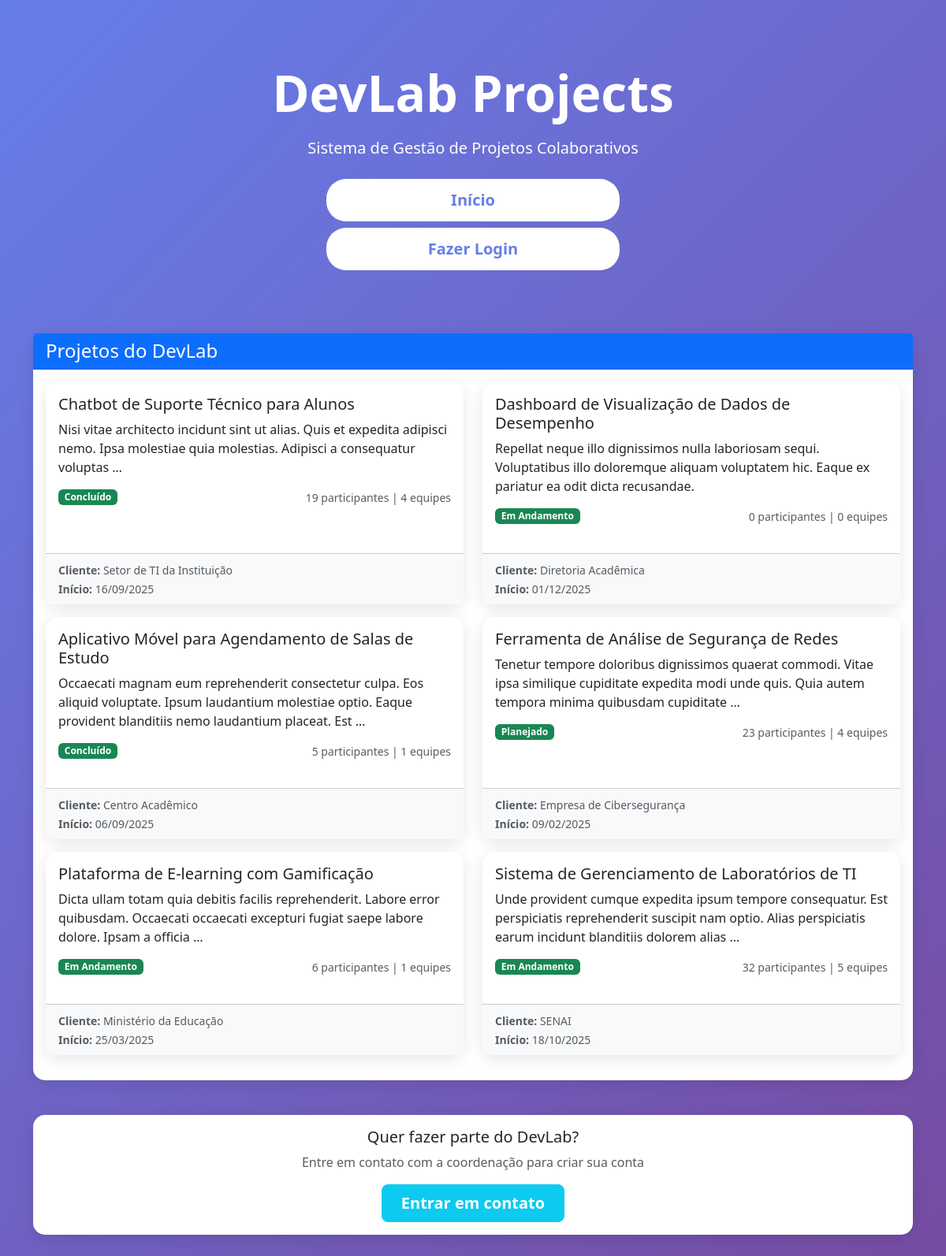
Page /visitante/ on the committed database.
### devlab/meuapp/models.py (models this page shows, shortened)
class Projeto(models.Model):
    STATUS_CHOICES = [
        ('planejado', 'Planejado'),
        ('andamento', 'Em Andamento'),
        ('concluido', 'Concluído'),
    ]
    titulo = models.CharField(max_length=200)
    descricao = models.TextField()
    cliente = models.CharField(max_length=200)
    status = models.CharField(max_length=20, choices=STATUS_CHOICES, default='planejado')
    data_inicio = models.DateField()
    data_fim_prevista = models.DateField()
    participantes = models.ManyToManyField(Usuario, through='ParticipacaoProjeto', related_name='projetos_participando')
    criado_em = models.DateTimeField(auto_now_add=True)
    atualizado_em = models.DateTimeField(auto_now=True)
    class Meta:
        verbose_name = 'Projeto'
        verbose_name_plural = 'Projetos'
        ordering = ['-criado_em']
    def total_participantes(self):
        return self.membros_por_equipes().count()
    def membros_por_equipes(self):
        return Usuario.objects.filter(equipes_participando__projeto=self).distinct()
    def total_equipes(self):
        return self.equipes.count()

### devlab/meuapp/views.py (the view)
# urls.py: path('visitante/', views.visitante_view, name='visitante'),
def visitante_view(request):
    projetos = Projeto.objects.all()
    total_projetos = projetos.count()
    total_equipes = Equipe.objects.count()
    coordenacao = {
        'nome': 'Coordenação de Projetos',
        'email': 'coordenacao@example.edu.br',
        'telefone': '+55 (61) 99999-0000',
        'local': 'Bloco A, Sala 101',
        'horario': 'Seg–Sex 09:00–17:00',
    }
    context = {
        'projetos': projetos,
        'total_projetos': total_projetos,
        'total_equipes': total_equipes,
        'coordenacao': coordenacao,
    }
    return render(request, 'visitantes.html', context)

### devlab/meuapp/templates/visitantes.html (shortened to what this page needs)
<!DOCTYPE html>
<html lang="pt-br">
<head>
    <link href="https://cdn.jsdelivr.net/npm/bootstrap@5.3.0/dist/css/bootstrap.min.css" rel="stylesheet">
</head>
<body>
    <div class="hero">
        <div class="container">
            <h1 class="display-3 fw-bold mb-3">DevLab Projects</h1>
            <p class="lead mb-4">Sistema de Gestão de Projetos Colaborativos</p>
            <div class="d-grid gap-2 col-6 col-md-4 mx-auto" style="margin-top:20px;">
                <a href="{% url 'home' %}" class="btn btn-login btn-lg">Início</a>
                <a href="{% url 'login' %}" class="btn btn-login btn-lg">Fazer Login</a>
            </div>
        </div>
    </div>
    <div class="container pb-5">
        <div class="row mb-4">
            <div class="col-12">
                <div class="card">
                    <div class="card-header bg-primary text-white">
                        <h4 class="mb-0">Projetos do DevLab</h4>
                    </div>
                    <div class="card-body">
                        {% if projetos %}
                            <div class="row">
                                {% for projeto in projetos %}
                                <div class="col-md-6 mb-3">
                                    <div class="card h-100">
                                        <div class="card-body">
                                            <h5 class="card-title">{{ projeto.titulo }}</h5>
                                            <p class="card-text">{{ projeto.descricao|truncatewords:20 }}</p>
                                            <div class="d-flex justify-content-between align-items-center">
                                                <span class="badge bg-{{ projeto.status|yesno:'success,warning,secondary' }}">
                                                    {{ projeto.get_status_display }}
                                                </span>
                                                <small class="text-muted">
                                                    {{ projeto.total_participantes }} participantes |
                                                    {{ projeto.total_equipes }} equipes
                                                </small>
                                            </div>
                                        </div>
                                        <div class="card-footer bg-light">
                                            <small class="text-muted">
                                                <strong>Cliente:</strong> {{ projeto.cliente }}<br>
                                                <strong>Início:</strong> {{ projeto.data_inicio|date:"d/m/Y" }}
                                            </small>
                                        </div>
                                    </div>
                                </div>
                                {% endfor %}
                            </div>
                        {% else %}
                            <p class="text-center text-muted py-5">
                                Nenhum projeto disponível no momento
                            </p>
                        {% endif %}
                    </div>
                </div>
            </div>
        </div>
        <div class="text-center">
            <div class="card">
                <div class="card-body">
                    <h5>Quer fazer parte do DevLab?</h5>
                    <p class="text-muted">Entre em contato com a coordenação para criar sua conta</p>
                    <a>
                        <button class="btn btn-info btn-lg px-4" data-bs-toggle="modal" data-bs-target="#contatoModal"
                    style="font-weight: 600; color: white;">
                         Entrar em contato
                        </button>
                    </a>
                </div>
            </div>
        </div>
    </div>
</body>
</html>

### devlab/meuapp/templates/visitantes.html (style rules this page uses)
body { background: linear-gradient(135deg, #667eea 0%, #764ba2 100%); min-height: 100vh; }
.hero { padding: 80px 0; color: white; text-align: center; }
.card { border: none; border-radius: 15px; box-shadow: 0 5px 20px rgba(0,0,0,0.1); margin-bottom: 20px; }
.btn-login { background: white; color: #667eea; border: none; padding: 12px 30px; font-weight: bold; border-radius: 25px; }

### rows in the picture
Projeto: titulo "Chatbot de Suporte Técnico para Alunos", descricao "Nisi vitae architecto incidunt sint ut alias. Quis et expedita adipisci nemo. Ipsa molestiae quia molestias. Adipisci a consequatur voluptas …", status "Concluído", total_participantes "19", total_equipes "4", cliente "Setor de TI da Instituição", data_inicio "16/09/2025"
Projeto: titulo "Dashboard de Visualização de Dados de Desempenho", descricao "Repellat neque illo dignissimos nulla laboriosam sequi. Voluptatibus illo doloremque aliquam voluptatem hic. Eaque ex pariatur ea odit dicta recusandae.", status "Em Andamento", total_participantes "0", total_equipes "0", cliente "Diretoria Acadêmica", data_inicio "01/12/2025"
Projeto: titulo "Aplicativo Móvel para Agendamento de Salas de Estudo", descricao "Occaecati magnam eum reprehenderit consectetur culpa. Eos aliquid voluptate. Ipsum laudantium molestiae optio. Eaque provident blanditiis nemo laudantium placeat. Est …", status "Concluído", total_participantes "5", total_equipes "1", cliente "Centro Acadêmico", data_inicio "06/09/2025"
Projeto: titulo "Ferramenta de Análise de Segurança de Redes", descricao "Tenetur tempore doloribus dignissimos quaerat commodi. Vitae ipsa similique cupiditate expedita modi unde quis. Quia autem tempora minima quibusdam cupiditate …", status "Planejado", total_participantes "23", total_equipes "4", cliente "Empresa de Cibersegurança", data_inicio "09/02/2025"
Projeto: titulo "Plataforma de E-learning com Gamificação", descricao "Dicta ullam totam quia debitis facilis reprehenderit. Labore error quibusdam. Occaecati occaecati excepturi fugiat saepe labore dolore. Ipsam a officia …", status "Em Andamento", total_participantes "6", total_equipes "1", cliente "Ministério da Educação", data_inicio "25/03/2025"
Projeto: titulo "Sistema de Gerenciamento de Laboratórios de TI", descricao "Unde provident cumque expedita ipsum tempore consequatur. Est perspiciatis reprehenderit suscipit nam optio. Alias perspiciatis earum incidunt blanditiis dolorem alias …", status "Em Andamento", total_participantes "32", total_equipes "5", cliente "SENAI", data_inicio "18/10/2025"
